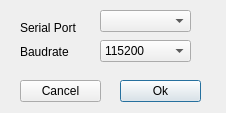
<?xml version="1.0" encoding="UTF-8"?>
<ui version="4.0">
 <class>SettingsDialog</class>
 <widget class="QDialog" name="SettingsDialog">
  <property name="windowModality">
   <enum>Qt::ApplicationModal</enum>
  </property>
  <property name="geometry">
   <rect>
    <x>0</x>
    <y>0</y>
    <width>226</width>
    <height>113</height>
   </rect>
  </property>
  <property name="minimumSize">
   <size>
    <width>226</width>
    <height>113</height>
   </size>
  </property>
  <property name="maximumSize">
   <size>
    <width>226</width>
    <height>113</height>
   </size>
  </property>
  <property name="windowTitle">
   <string>Settings</string>
  </property>
  <widget class="QComboBox" name="cB_SerialPorts">
   <property name="geometry">
    <rect>
     <x>100</x>
     <y>10</y>
     <width>91</width>
     <height>22</height>
    </rect>
   </property>
  </widget>
  <widget class="QComboBox" name="cB_Baudrate">
   <property name="geometry">
    <rect>
     <x>100</x>
     <y>40</y>
     <width>91</width>
     <height>22</height>
    </rect>
   </property>
   <property name="currentIndex">
    <number>4</number>
   </property>
   <item>
    <property name="text">
     <string>9600</string>
    </property>
   </item>
   <item>
    <property name="text">
     <string>19200</string>
    </property>
   </item>
   <item>
    <property name="text">
     <string>38400</string>
    </property>
   </item>
   <item>
    <property name="text">
     <string>57600</string>
    </property>
   </item>
   <item>
    <property name="text">
     <string>115200</string>
    </property>
   </item>
  </widget>
  <widget class="QPushButton" name="btn_Ok">
   <property name="geometry">
    <rect>
     <x>120</x>
     <y>80</y>
     <width>81</width>
     <height>22</height>
    </rect>
   </property>
   <property name="text">
    <string>Ok</string>
   </property>
  </widget>
  <widget class="QPushButton" name="btn_Cancel">
   <property name="geometry">
    <rect>
     <x>20</x>
     <y>80</y>
     <width>81</width>
     <height>22</height>
    </rect>
   </property>
   <property name="text">
    <string>Cancel</string>
   </property>
  </widget>
  <widget class="QLabel" name="label">
   <property name="geometry">
    <rect>
     <x>20</x>
     <y>20</y>
     <width>81</width>
     <height>16</height>
    </rect>
   </property>
   <property name="text">
    <string>Serial Port</string>
   </property>
  </widget>
  <widget class="QLabel" name="label_2">
   <property name="geometry">
    <rect>
     <x>20</x>
     <y>42</y>
     <width>81</width>
     <height>20</height>
    </rect>
   </property>
   <property name="text">
    <string>Baudrate</string>
   </property>
  </widget>
 </widget>
 <resources/>
 <connections/>
</ui>
